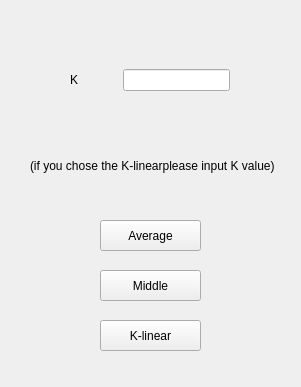
<?xml version="1.0" encoding="UTF-8"?>
<ui version="4.0">
 <class>Spacesmooth</class>
 <widget class="QWidget" name="Spacesmooth">
  <property name="geometry">
   <rect>
    <x>0</x>
    <y>0</y>
    <width>301</width>
    <height>387</height>
   </rect>
  </property>
  <property name="windowTitle">
   <string>Form</string>
  </property>
  <widget class="QPushButton" name="smooth_average">
   <property name="geometry">
    <rect>
     <x>100</x>
     <y>220</y>
     <width>101</width>
     <height>31</height>
    </rect>
   </property>
   <property name="text">
    <string>Average</string>
   </property>
  </widget>
  <widget class="QPushButton" name="smooth_middle">
   <property name="geometry">
    <rect>
     <x>100</x>
     <y>270</y>
     <width>101</width>
     <height>31</height>
    </rect>
   </property>
   <property name="text">
    <string>Middle</string>
   </property>
  </widget>
  <widget class="QPushButton" name="smooth_kllinear">
   <property name="geometry">
    <rect>
     <x>100</x>
     <y>320</y>
     <width>101</width>
     <height>31</height>
    </rect>
   </property>
   <property name="text">
    <string>K-linear</string>
   </property>
  </widget>
  <widget class="QWidget" name="horizontalLayoutWidget">
   <property name="geometry">
    <rect>
     <x>70</x>
     <y>40</y>
     <width>160</width>
     <height>80</height>
    </rect>
   </property>
   <layout class="QHBoxLayout" name="horizontalLayout">
    <item>
     <widget class="QLabel" name="label">
      <property name="text">
       <string>K</string>
      </property>
     </widget>
    </item>
    <item>
     <spacer name="horizontalSpacer">
      <property name="orientation">
       <enum>Qt::Horizontal</enum>
      </property>
      <property name="sizeHint" stdset="0">
       <size>
        <width>40</width>
        <height>20</height>
       </size>
      </property>
     </spacer>
    </item>
    <item>
     <widget class="QLineEdit" name="smooth_k"/>
    </item>
   </layout>
  </widget>
  <widget class="QLabel" name="label_2">
   <property name="geometry">
    <rect>
     <x>30</x>
     <y>130</y>
     <width>281</width>
     <height>71</height>
    </rect>
   </property>
   <property name="text">
    <string>(if you chose the K-linearplease input K value)</string>
   </property>
  </widget>
 </widget>
 <resources/>
 <connections/>
</ui>
